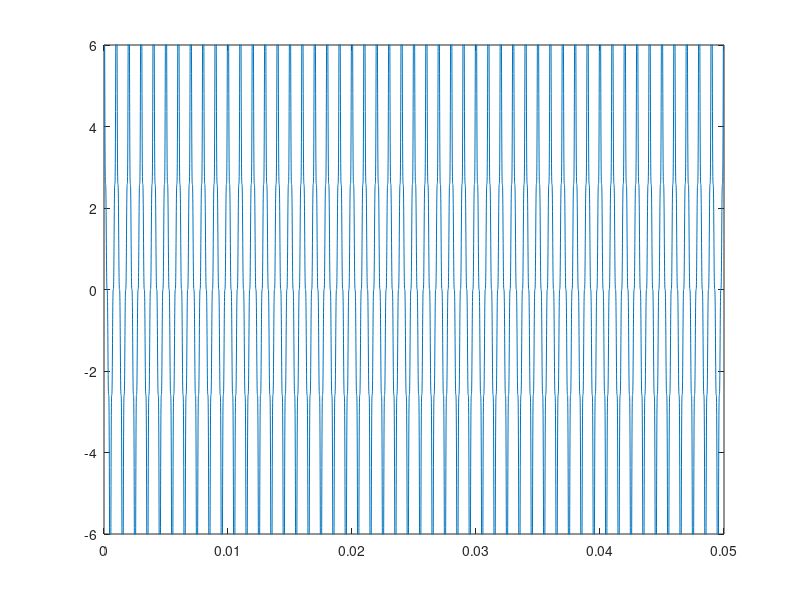
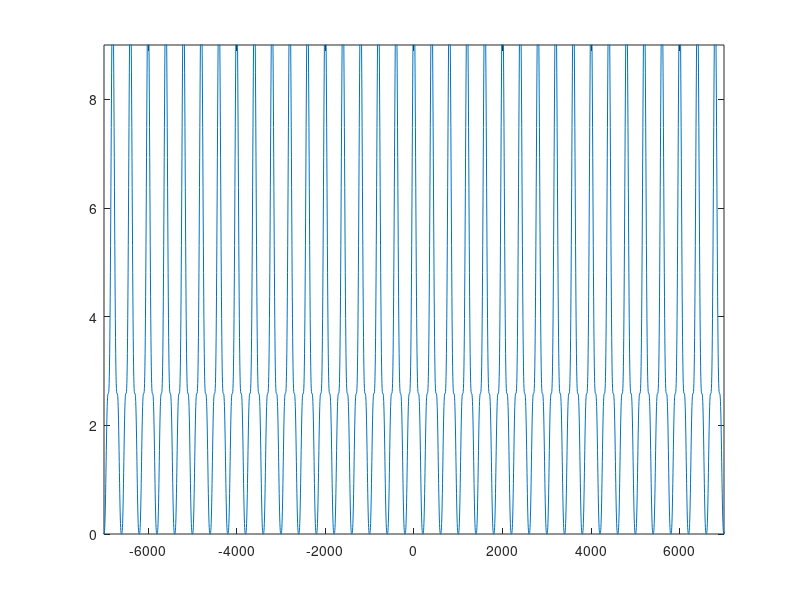
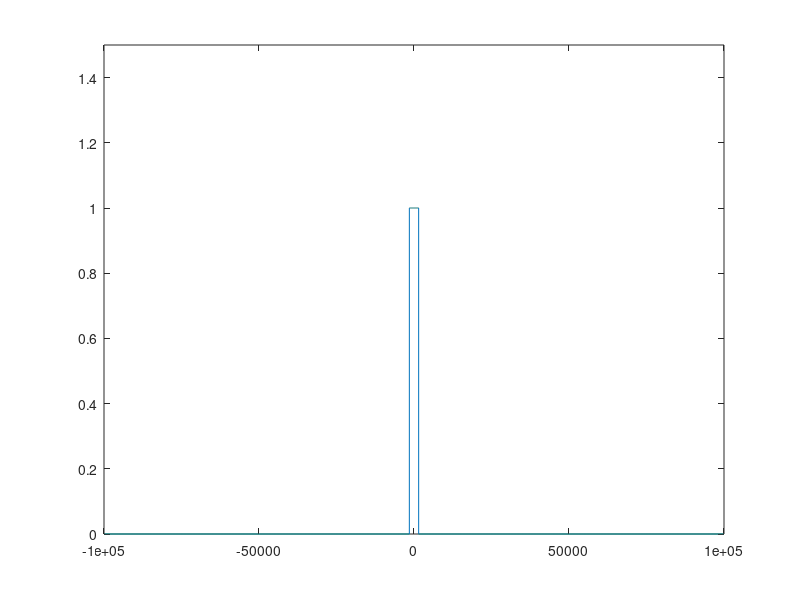

MATLAB code for these plots, in order:
close all;
clear all;

a = 6;                  %amplitude
fm = 1e3;               %frequencia do seno
n = 200;                 %fator de super amostra
fs = n*fm;              %frequencia de amostragem
num_periodo = 250;      %numeros de períodos a ser apresentados na tela
t_final = num_periodo*(1/fm);
ts = 1/fs;              %tempo de amostragem (espaçamento entre amostras)
t = [0:ts:t_final];
y = a*cos(2*pi*fm*t)+(a/3)*cos(2*pi*3*fm*t)+(a/5)*cos(2*pi*5*fm*t)+(a/7)*cos(2*pi*7*fm*t);
figure(1);
plot(t,y);
axis([0 50/fm -a a]);

Y = fftshift(y);
passo_f = 1/t_final;
f = [-fs/2:passo_f:fs/2];
y = fft(y)/length(y);
figure(2);
plot(f,abs(Y));
axis ([-7*fm 7*fm 0 1.5*a])


%filtro Passa Baixa
filtro_PB = [zeros(1,24625) ones(1,751) zeros(1,24625)];
Y_filtrado = abs(Y) .* filtro_PB;
figure(3);

plot(f,filtro_PB);
ylim([0 1.5]);
            82



